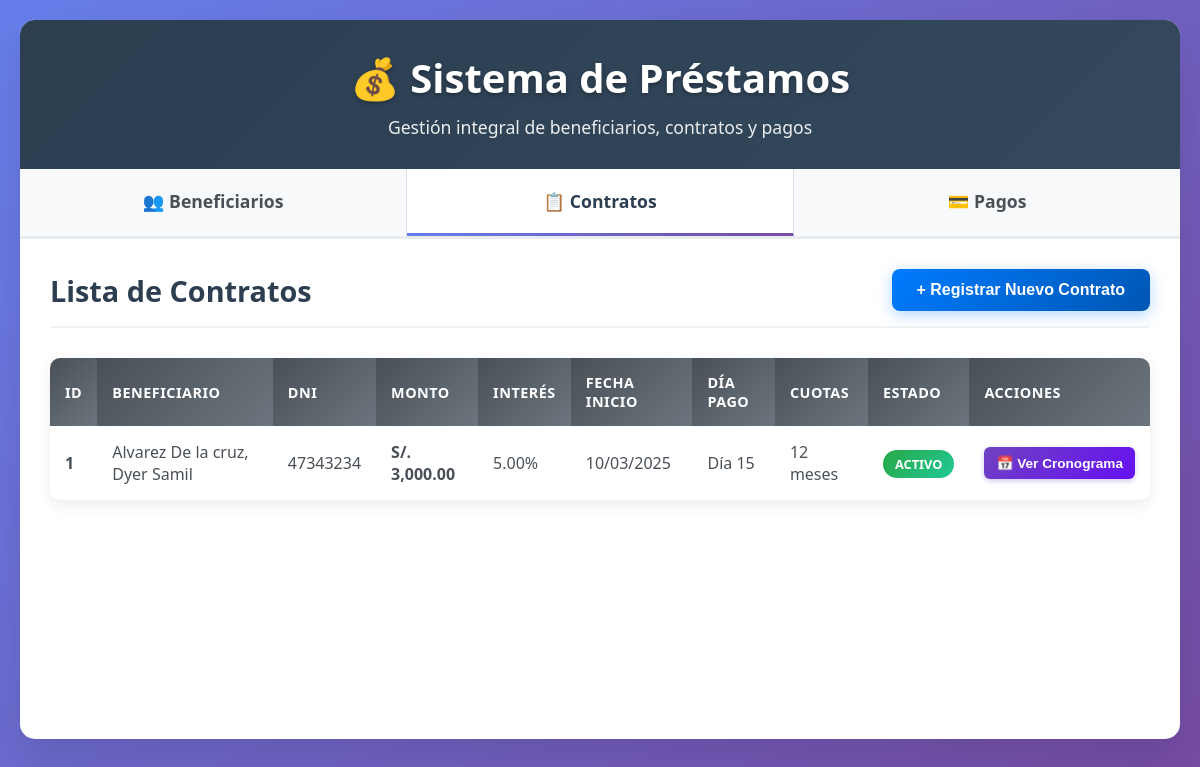
The app's page /?seccion=contratos with its own data.
### tables this page shows
CREATE TABLE contratos
(
	idcontrato 		INT AUTO_INCREMENT PRIMARY KEY,
    idbeneficiario  INT 			NOT NULL,
    monto 			DECIMAL(7,2)  	NOT NULL,
    interes 		DECIMAL(5,2)  	NOT NULL,
    fechainicio 	DATE 			NOT NULL,
    diapago 		TINYINT 		NOT NULL,
    numcuotas 		TINYINT 		NOT NULL COMMENT 'Expresado en meses',
    estado 			ENUM('ACT','FIN') NOT NULL DEFAULT 'ACT' COMMENT 'ACT = Activo, FIN = Finalizo',
    creado 			DATETIME 			NOT NULL DEFAULT NOW(),
    modificado 		DATETIME 			NULL,
    CONSTRAINT fk_idbeneficiario_con FOREIGN KEY (idbeneficiario) REFERENCES beneficiarios (idbeneficiario)
);

CREATE TABLE beneficiarios
(
	idbeneficiario	INT AUTO_INCREMENT PRIMARY KEY,
    apellidos		VARCHAR(50) 		NOT NULL,
    nombres 		VARCHAR(50) 		NOT NULL,
    dni 			CHAR(8) 			NOT NULL,
    telefono 		CHAR(9) 			NOT NULL,
    direccion 		VARCHAR(90) 		NULL,
    creado 			DATETIME 			NOT NULL DEFAULT NOW(),
    modificado 		DATETIME 			NULL,
    CONSTRAINT uk_dni_be UNIQUE (dni)
);

### app/models/Conexion.php (called while the page is built, shortened)
<?php
class Conexion {
    private $host = 'localhost';
    private $dbname = 'prestamos';
    private $username = 'root';
    private $password = '';
    private $pdo;
    public function __construct() {
        try {
            $this->pdo = new PDO(
                "mysql:host={$this->host};dbname={$this->dbname};charset=utf8",
                $this->username,
                $this->password
            );
            $this->pdo->setAttribute(PDO::ATTR_ERRMODE, PDO::ERRMODE_EXCEPTION);
            $this->pdo->setAttribute(PDO::ATTR_DEFAULT_FETCH_MODE, PDO::FETCH_ASSOC);
        } catch(PDOException $e) {
            die("Error de conexión: " . $e->getMessage());
        }
    }
    public function getConnection() {
        return $this->pdo;
    }
}
?>

### app/models/Contrato.php (called while the page is built, shortened)
<?php
require_once 'Conexion.php';
class Contrato {
    private $pdo;
    public function __construct() {
        $conexion = new Conexion();
        $this->pdo = $conexion->getConnection();
    }
    public function obtenerTodos() {
        try {
            $stmt = $this->pdo->prepare("
                SELECT c.*,
                       CONCAT(b.apellidos, ', ', b.nombres) as beneficiario_nombre,
                       b.dni as beneficiario_dni
                FROM contratos c
                INNER JOIN beneficiarios b ON c.idbeneficiario = b.idbeneficiario
                ORDER BY c.fechainicio DESC
            ");
            $stmt->execute();
            return $stmt->fetchAll();
        } catch(PDOException $e) {
            throw new Exception("Error al obtener contratos: " . $e->getMessage());
        }
    }
}
?>

### app/models/Beneficiario.php (called while the page is built, shortened)
<?php
require_once 'Conexion.php';
class Beneficiario {
    public function __construct() {
        $conexion = new Conexion();
    }
}
?>

### app/controllers/contrato.controller.php (called while the page is built, shortened)
<?php
require_once 'app/models/Contrato.php';
require_once 'app/models/Beneficiario.php';
class ContratoController {
    private $contratoModel;
    public function __construct() {
        $this->contratoModel = new Contrato();
    }
    public function obtenerTodosParaVista() {
        try {
            $contratos = $this->contratoModel->obtenerTodos();
            return ['exito' => true, 'datos' => $contratos];
        } catch(Exception $e) {
            throw new Exception("Error al obtener contratos: " . $e->getMessage());
        }
    }
}
?>

### public/views/Contrato/registraryListar.php (the view, shortened to what this page needs)
<?php
require_once 'app/controllers/contrato.controller.php';
try {
    $controller = new ContratoController();
    $respuesta = $controller->obtenerTodosParaVista();
    $contratos = $respuesta['datos'] ?? [];
} catch (Exception $e) {
    $mensaje_error = $e->getMessage();
    $contratos = [];
}
?>
<link rel="stylesheet" href="public/css/contrato.css">
<div class="section-header">
    <h2 class="section-title">Lista de Contratos</h2>
    <button class="btn-registrar" onclick="abrirModal()">+ Registrar Nuevo Contrato</button>
</div>
<?php if (count($contratos) > 0): ?>
    <table class="data-table">
        <thead>
            <tr>
                <th>ID</th>
                <th>Beneficiario</th>
                <th>DNI</th>
                <th>Monto</th>
                <th>Interés</th>
                <th>Fecha Inicio</th>
                <th>Día Pago</th>
                <th>Cuotas</th>
                <th>Estado</th>
                <th>Acciones</th>
            </tr>
        </thead>
        <tbody>
            <?php foreach ($contratos as $contrato): ?>
                <tr>
                    <td><strong><?php echo $contrato['idcontrato']; ?></strong></td>
                    <td><?php echo $contrato['beneficiario_nombre']; ?></td>
                    <td><?php echo $contrato['beneficiario_dni']; ?></td>
                    <td class="currency">S/. <?php echo number_format($contrato['monto'], 2); ?></td>
                    <td><?php echo number_format($contrato['interes'], 2); ?>%</td>
                    <td><?php echo date('d/m/Y', strtotime($contrato['fechainicio'])); ?></td>
                    <td>Día <?php echo $contrato['diapago']; ?></td>
                    <td><?php echo $contrato['numcuotas']; ?> meses</td>
                    <td>
                        <?php if ($contrato['estado'] === 'ACT'): ?>
                            <span class="badge badge-active">Activo</span>
                        <?php else: ?>
                            <span class="badge badge-finished">Finalizado</span>
                        <?php endif; ?>
                    </td>
                    <td class="actions">
                        <button type="button" class="btn-action" onclick="verCronograma(<?php echo $contrato['idcontrato']; ?>)">
                            📅 Ver Cronograma
                        </button>
                    </td>
                </tr>
            <?php endforeach; ?>
        </tbody>
    </table>
<?php endif; ?>

### public/css/main.css (style rules this page uses)
* { margin: 0; padding: 0; box-sizing: border-box; }
body { font-family: 'Segoe UI', Tahoma, Geneva, Verdana, sans-serif; background: linear-gradient(135deg, #667eea 0%, #764ba2 100%); min-height: 100vh; padding: 20px; }
.section-header { display: flex; justify-content: space-between; align-items: center; margin-bottom: 30px; padding-bottom: 15px; border-bottom: 2px solid #f1f3f4; }
.section-title { font-size: 1.8em; color: #2c3e50; font-weight: 700; }
.data-table { width: 100%; border-collapse: collapse; background: white; border-radius: 10px; overflow: hidden; box-shadow: 0 5px 15px rgba(0,0,0,0.08); }
.data-table th { background: linear-gradient(135deg, #495057, #6c757d); color: white; padding: 15px; text-align: left; font-weight: 600; text-transform: uppercase; font-size: 0.9em; letter-spacing: 0.5px; }
.data-table td { padding: 15px; border-bottom: 1px solid #f1f3f4; color: #495057; }
.data-table tr:last-child td { border-bottom: none; }

### public/css/contrato.css (style rules this page uses)
.btn-registrar { background: linear-gradient(135deg, #007bff, #0056b3); color: white; padding: 12px 25px; border: none; border-radius: 8px; font-size: 1em; font-weight: 600; cursor: pointer; transition: all 0.3s ease; text-decoration: none; display: inline-block; box-shadow: 0 4px 15px rgba(0, 123, 255, 0.3); }
.badge { padding: 5px 12px; border-radius: 20px; font-size: 0.8em; font-weight: 600; text-transform: uppercase; }
.badge-active { background: linear-gradient(135deg, #28a745, #20c997); color: white; }
.currency { font-weight: 600; color: #28a745; }
.btn-action { background: linear-gradient(135deg, #6f42c1, #6610f2); color: white; padding: 8px 12px; border: none; border-radius: 6px; font-size: 0.85em; font-weight: 600; cursor: pointer; transition: all 0.3s ease; white-space: nowrap; box-shadow: 0 2px 5px rgba(111, 66, 193, 0.3); }

### records on screen
contratos: idcontrato "1", beneficiario_nombre "Alvarez De la cruz, Dyer Samil", idbeneficiario.dni "47343234", monto "3,000.00", interes "5.00", fechainicio "10/03/2025", diapago "15", numcuotas "12", estado "ACTIVO"
